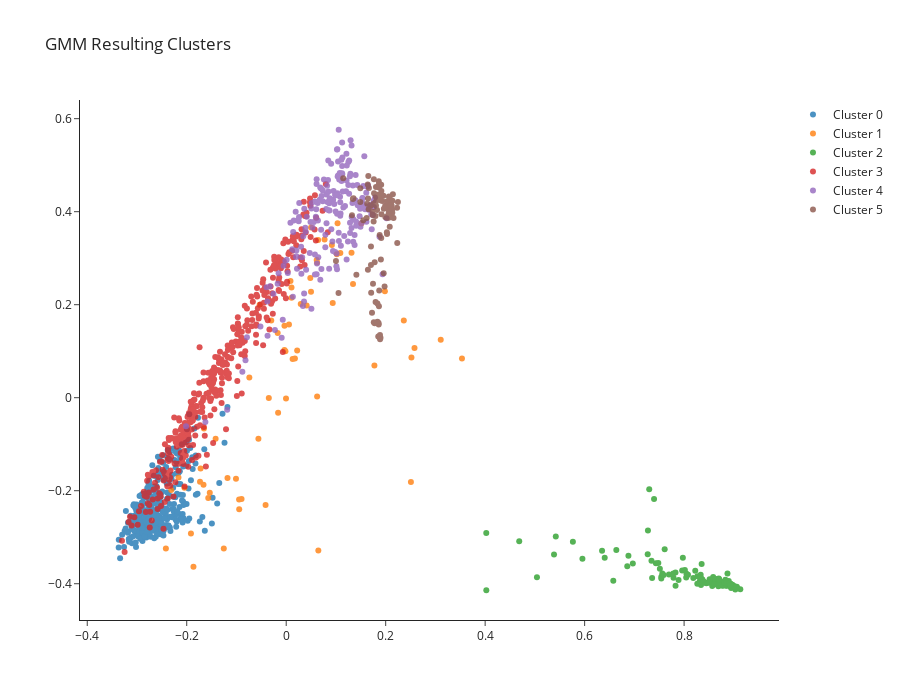

Notebook cell for this chart:
### Code cell
scatter_clusters(gmm_graph, 'GMM Resulting Clusters')

### Figure 1 — Plotly figure (JSON) as saved in the notebook; plotly's stock layout.template omitted (floating-point values rounded to 4 significant figures; data arrays with more than 128 entries replaced by an {"elided": "..."} marker saying what was removed)
{"data": [{"hoverinfo": "text", "mode": "markers", "name": "Cluster 0", "opacity": 0.8, "text": {"elided": "347 str values"}, "type": "scatter", "x": {"elided": "347 float values"}, "y": {"elided": "347 float values"}}, {"hoverinfo": "text", "mode": "markers", "name": "Cluster 1", "opacity": 0.8, "text": ["Avshalom", "Adamit", "Ofaqim", "Ashdod", "Beit Jann", "Bene Ayish", "Bezet", "Julis", "Ge'ule Teman", "Gevulot", "Daliyat Al-Karmel", "Hurfeish", "Hinnanit", "Haifa", "Hazor HaGelilit", "Harish", "Hermesh", "Harashim", "Tiberias", "Yanuh-Jat", "Yahel", "Yinnon", "Yafit", "Yeroham", "Jerusalem", "Yirka", "Kissufim", "Kelil", "Kisra-Sumei", "Kafar Kama", "Kerem Shalom", "Karmi'el", "Lod", "Luzit", "Majdal Shams", "Migdal HaEmeq", "Mas'ade", null, "Ma'ale Efrayim", "Ma'alot-Tarshiha", "Mizpe Ramon", "Mattat", "Newe Zohar", "Nazerat Illit", "Nofekh", "Nizzana (Qehilat Hinuh)", "Sajur", "Ghajar", "Ein Al-Asad", "Akko", "Amuqqa", "Isifya", "Arab Al Naim", "Arad", "Peqi'in (Buqei'a)", "Petah Tiqwa", "Ziv'on", "Zefat", "Zor'a", "Qazrin", "Qiryat Gat", "Reihaniyye", "Ramla", "Shani", "Tel Aviv - Yafo"], "type": "scatter", "x": [-0.00156, -0.0559, 0.1088, 0.04986, -0.09474, 0.04845, -0.1654, -0.1721, 0.1343, -0.1537, -0.242, -0.08982, 0.151, -0.0004261, 0.1032, 0.02923, 0.008591, -0.09449, 0.07716, -0.07412, -0.2166, 0.1017, 0.04995, 0.09177, 0.09352, 0.06217, -0.1733, -0.04145, 0.02203, -0.1865, 0.01752, -0.01712, 0.2365, 0.01063, -0.2313, 0.06208, -0.1663, -0.003588, 0.06416, 0.2579, 0.04111, -0.101, 0.005569, 0.2518, -0.05342, -0.03496, -0.0163, 0.1774, -0.118, 0.3107, -0.2046, 0.0646, 0.3534, 0.01289, 0.2507, -0.03005, -0.1567, 0.1313, -0.1915, 0.01072, 0.06128, -0.1255, 0.1984, -0.003491, -0.1419], "y": [0.09991, -0.08842, 0.311, 0.2278, -0.219, 0.2576, -0.06621, -0.1522, 0.2447, -0.2042, -0.3243, -0.2179, 0.3748, -0.001662, 0.3749, 0.2014, 0.251, -0.2399, 0.3401, 0.0434, -0.1714, 0.3085, 0.366, 0.3281, 0.2034, 0.002619, -0.1808, -0.2305, 0.1015, -0.3636, 0.08426, 0.139, 0.1658, 0.2368, -0.1983, 0.2908, -0.1873, 0.1024, 0.3393, 0.107, 0.1983, -0.1741, 0.1575, 0.0865, 0.2, -0.0003952, -0.03211, 0.0693, -0.1729, 0.1244, -0.1936, -0.3285, 0.08415, 0.08299, -0.1812, 0.1659, -0.2157, 0.3115, -0.2921, 0.215, 0.296, -0.3244, 0.2291, 0.1545, -0.08815]}, {"hoverinfo": "text", "mode": "markers", "name": "Cluster 2", "opacity": 0.8, "text": ["Abu Juway'ad", "Abu Ghosh", "Abu Sinan", "Abu 'Abdun", "Abu Kuraynat", "Abu Qureinat", "Abu Rubay'a", "Abu Rukayyek", "Abu Tulul", "Ibtin", "Umm al-Fahm", "Umm Al-Qutuf", "Umm Batin", "Atrash", "Iksal", "Al Sayyid", "Al-Aryan", "Asad", "I'billin", "A'sam", "Baqa Al-Gharbiyye", "Bu'eine-Nujeidat", "Bir El-Maksur", "Bir Hadage", "Basma", "Basmat Tab'un", "Bi'ne", "Judeide-Maker", "Jaljulye", "Janabib", "Jisr Az-Zarqa", "Jish(Gush Halav)", "Jatt", "Daburiyya", "Dahi", "Deir Al-Asad", "Deir Hanna", "Demeide", "Derig'at", "Al-Hawashila", "Al-Huzayyil", "Zemer", "Zarzir", "Khawaled", "Hussniyya", "Hura", "Hamam", "Tuba-Zangariyye", "Tur'an", "Tayibe", "Tayibe(Baemeq)", "Tire", "Tamra", "Tamra (Yizre'el)", "Yafi", "Kabul", "Kaokab Abu Al-Hija", "Kochlea", "Kamane", "Kuseife", "Ka'abiyye-Tabbash-Hajajre", "Kafar Bara", "Kafar Yasif", "Kafar Kanna", "Kafar Manda", "Kafar Misr", "Kafar Qasem", "Kafar Qara", "Laqye", "Majd al-Kurum", "Mughar", "Muqeible", "Mazra'a", "Meiser", "Makchul", "Manshiyyet Zabda", "Mas'udin al 'Azazma", "Mi'elya", "Ma'ale Iron", "Meshhed", "Na'ura", "Newe Shalom", "Nahef", "Nein", "An-Nasasira", "Nazareth", "Sawa'id(Hamriyye)", "Sulam", "Sakhnin", "Sayyid", "Sallama", "Sa'Wa", "Uzeir", "Al-'Ukbi", "Al-'Atawina", "Eilabun", "Ilut", "Ein Hod", "Ein Mahel", "Ein Naqquba", "Ein Rafa", "Arrabe", "Aramsha", "Ar'ara", "Ar'ara-BaNegev", "Fureidis", "Fassuta", "Sandala", "Kabbu'a", "Kudayrat as-Sani'", "Kawa'in", "Qalansawe", "Qasr A-Sir", "Rame", "Ras Al-Ein", "Ras Ali", "Rahat", "Rummane", "Rumat Heib", "Reine", "Shibli-Umm Al-Ghanam", "Segev-Shalom", "Sheikh Dannun", "Sha'ab", "Shefar'am", "Tel Sheva", "Tarabin as-Sani'", "Tarabin As-Sani"], "type": "scatter", "x": [0.8555, 0.7273, 0.635, 0.913, 0.8592, 0.6576, 0.8661, 0.8957, 0.8982, 0.8756, 0.8993, 0.8801, 0.8934, 0.8447, 0.8943, 0.6858, 0.906, 0.8042, 0.8268, 0.8967, 0.8917, 0.84, 0.6969, 0.9034, 0.885, 0.7961, 0.8881, 0.894, 0.8649, 0.7433, 0.8821, 0.6638, 0.8909, 0.8973, 0.8709, 0.8584, 0.8846, 0.7888, 0.8078, 0.834, 0.7827, 0.8945, 0.5385, 0.8427, 0.8185, 0.8353, 0.7542, 0.7357, 0.8697, 0.8961, 0.8513, 0.8766, 0.897, 0.869, 0.8643, 0.9046, 0.9052, 0.4023, 0.872, 0.85, 0.7344, 0.8963, 0.8333, 0.8627, 0.7975, 0.8224, 0.8341, 0.883, 0.8858, 0.9013, 0.4022, 0.8947, 0.8934, 0.8925, 0.8016, 0.7787, 0.8981, 0.7783, 0.8997, 0.894, 0.8315, 0.5956, 0.8909, 0.6404, 0.8946, 0.8694, 0.7541, 0.8566, 0.8848, 0.7609, 0.7696, 0.8048, 0.8709, 0.8792, 0.8872, 0.6881, 0.8973, 0.903, 0.8937, 0.7513, 0.7562, 0.9024, 0.5764, 0.9008, 0.873, 0.8808, 0.7268, 0.9068, 0.8706, 0.86, 0.7396, 0.8999, 0.8809, 0.542, 0.5042, 0.8898, 0.8369, 0.8326, 0.4685, 0.8848, 0.7588, 0.8907, 0.8265, 0.8939, 0.7482, 0.8931, 0.7828, 0.7299], "y": [-0.3914, -0.2856, -0.3291, -0.4121, -0.399, -0.3939, -0.3966, -0.4052, -0.4063, -0.3993, -0.4056, -0.3959, -0.4014, -0.3989, -0.4029, -0.3626, -0.4063, -0.3868, -0.384, -0.4047, -0.4044, -0.3955, -0.3564, -0.4071, -0.4036, -0.3716, -0.4005, -0.4028, -0.4003, -0.356, -0.3984, -0.3277, -0.4043, -0.4065, -0.3939, -0.3853, -0.3981, -0.3918, -0.3808, -0.4028, -0.3759, -0.4047, -0.337, -0.398, -0.3878, -0.3576, -0.3851, -0.3874, -0.3889, -0.4068, -0.3902, -0.4045, -0.4021, -0.4052, -0.3898, -0.4071, -0.41, -0.414, -0.3954, -0.3978, -0.3504, -0.4069, -0.3806, -0.391, -0.344, -0.3722, -0.3883, -0.3916, -0.4033, -0.4056, -0.2907, -0.4063, -0.4052, -0.4012, -0.3705, -0.3869, -0.4076, -0.3781, -0.4055, -0.4016, -0.3945, -0.3462, -0.4009, -0.3439, -0.4094, -0.3945, -0.3889, -0.4046, -0.4044, -0.3257, -0.3801, -0.3785, -0.3992, -0.4037, -0.3778, -0.3399, -0.4031, -0.4123, -0.4001, -0.3678, -0.3782, -0.4078, -0.3096, -0.4063, -0.3985, -0.3959, -0.3364, -0.4091, -0.3906, -0.4016, -0.2178, -0.4063, -0.3985, -0.2983, -0.3861, -0.3944, -0.391, -0.3864, -0.3088, -0.3989, -0.3813, -0.3993, -0.4002, -0.4045, -0.3554, -0.4028, -0.4042, -0.197]}, {"hoverinfo": "text", "mode": "markers", "name": "Cluster 3", "opacity": 0.8, "text": {"elided": "374 str values"}, "type": "scatter", "x": {"elided": "374 float values"}, "y": {"elided": "374 float values"}}, {"hoverinfo": "text", "mode": "markers", "name": "Cluster 4", "opacity": 0.8, "text": {"elided": "197 str values"}, "type": "scatter", "x": {"elided": "197 float values"}, "y": {"elided": "197 float values"}}, {"hoverinfo": "text", "mode": "markers", "name": "Cluster 5", "opacity": 0.8, "text": ["Even Shemu'el", "Avne Hefez", "Or HaGanuz", "Ahi'ezer", "Itamar", "Alumma", "Elon More", "Allon Shevut", "El'ad", "El'azar", "Elqana", "Asfar", "Bet El", "Bet Horon", "Bet Hilqiyya", "Bet Me'ir", "Bet Zevi", "Bet Rabban", "Bet Shemesh", "Betar Illit", "Bene Beraq", "Bne Dkalim", "Bne Netsarim", "Bene Re'em", "Brukhin", "Berekhya", "Giv'at Ze'ev", "Ganne Tal", "Ganne Modi'in", "Dolev", "HaZore'im", "Haggay", "Hemdat", "Haspin", "Hafez Hayyim", "Hashmona'im", "Talmon", "Tefahot", "Yad Binyamin", "Yesodot", "Yaqir", "Kokhav HaShahar", "Kokhav Ya'aqov", "Kefar Gid'on", "Kefar Habad", "Kerem Yavne(Yeshiva)", "Karme Zur", "Karme Katif", "Karmel", "Mevo Horon", "Modi'in Illit", "Moreshet", "Meron", "Ma'on", "Ma'ale Levona", "Ma'ale Mikhmas", "Ma'ale Amos", "Mezadot Yehuda", "Mizpe Yeriho", "Merhav Am", "Merkaz Shappira", "Maskiyyot", "Mattityahu", "Neve Tsuf", "Nave", "Newe Daniyyel", "Nof Ayyalon", "Nahali'el", "Neta", "Nizzan B", "Nezer Hazzani", "Suseya", "Sansana", "Ofra", "Ateret", "Eli", "Ale Zahav", "Ammihay", "Immanu'el", "Enav", "Otni'el", "Pedu'el", "Pene Hever", "Pesagot", "Qedumim", "Qomemiyyut", "Qiryat Ye'arim", "Qiryat Netafim", "Qeshet", "Rosh Zurim", "Revava", "Rehelim", "Rekhasim", "Ramat Magshimim", "Shadmot Mehola", "Shomeriyya", "Shoqeda", "Shilo", "Shlomit", "Sha'alvim", "Tushiyya", "Tirosh", "Tifrah"], "type": "scatter", "x": [0.1639, 0.1805, 0.1708, 0.1551, 0.2062, 0.1864, 0.2117, 0.1737, 0.1834, 0.1807, 0.1747, 0.1978, 0.2089, 0.149, 0.185, 0.1322, 0.1745, 0.1889, 0.1411, 0.1857, 0.1761, 0.212, 0.2024, 0.149, 0.2229, 0.1341, 0.1, 0.1693, 0.1704, 0.1955, 0.1629, 0.2087, 0.1909, 0.199, 0.1823, 0.1645, 0.2131, 0.1651, 0.1879, 0.1895, 0.1859, 0.2073, 0.1779, 0.1052, 0.1704, 0.2233, 0.2065, 0.2246, 0.209, 0.2082, 0.1886, 0.1797, 0.1643, 0.2133, 0.1963, 0.1846, 0.187, 0.2057, 0.1894, 0.1757, 0.1657, 0.1618, 0.186, 0.1866, 0.196, 0.1805, 0.1992, 0.1904, 0.2157, 0.1146, 0.1805, 0.2071, 0.1915, 0.1913, 0.2094, 0.1908, 0.1816, 0.1795, 0.1797, 0.1766, 0.1932, 0.2079, 0.191, 0.2028, 0.1901, 0.1887, 0.1836, 0.1763, 0.2064, 0.1739, 0.2105, 0.2135, 0.1725, 0.1827, 0.2144, 0.2027, 0.1663, 0.1997, 0.2095, 0.2021, 0.1861, 0.1353, 0.1777], "y": [0.4582, 0.4529, 0.2256, 0.3814, 0.3871, 0.1968, 0.3908, 0.3997, 0.2024, 0.4318, 0.4164, 0.2391, 0.4113, 0.4505, 0.1316, 0.3922, 0.2451, 0.427, 0.2645, 0.1606, 0.1624, 0.4125, 0.3558, 0.4206, 0.4082, 0.4271, 0.294, 0.4121, 0.3254, 0.4344, 0.4172, 0.4259, 0.4581, 0.4128, 0.43, 0.4281, 0.4045, 0.4766, 0.3497, 0.1287, 0.4573, 0.3881, 0.2914, 0.225, 0.2853, 0.3324, 0.4327, 0.421, 0.4175, 0.3674, 0.1346, 0.4207, 0.2752, 0.3979, 0.4064, 0.4365, 0.2303, 0.3951, 0.4244, 0.3787, 0.4052, 0.3863, 0.1572, 0.4521, 0.2673, 0.4346, 0.3886, 0.2971, 0.3865, 0.4719, 0.4126, 0.4189, 0.3944, 0.4445, 0.4238, 0.4342, 0.4341, 0.3909, 0.2056, 0.4398, 0.4227, 0.4289, 0.3432, 0.4218, 0.4364, 0.1255, 0.1633, 0.4698, 0.4022, 0.3927, 0.4172, 0.4234, 0.1826, 0.4036, 0.4376, 0.3521, 0.4508, 0.4098, 0.4127, 0.387, 0.4652, 0.4287, 0.1601]}], "layout": {"height": 700, "hovermode": "closest", "title": {"text": "GMM Resulting Clusters"}, "width": 900}}
